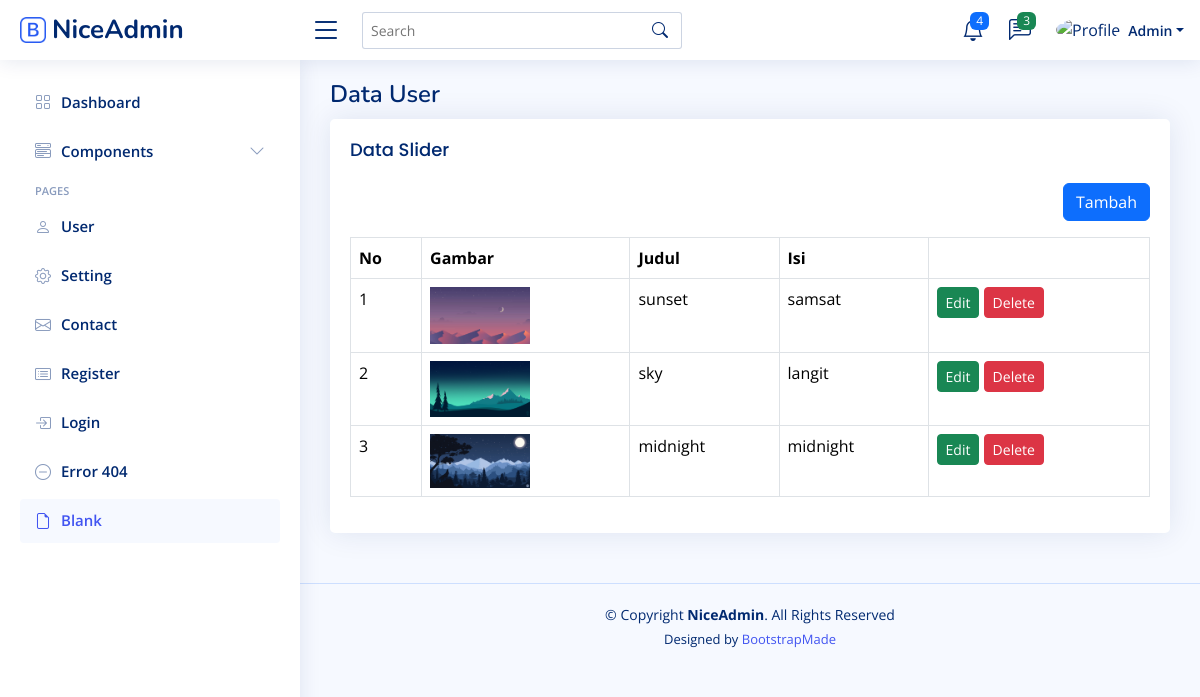
The app's page /admin/home.php?page=slider (signed in) with its own data.
### tables this page shows
CREATE TABLE `sliders` (
  `id` int(11) NOT NULL,
  `title` varchar(50) NOT NULL,
  `description` text NOT NULL,
  `image` varchar(100) NOT NULL,
  `created_at` timestamp NOT NULL DEFAULT current_timestamp(),
  `updated_at` timestamp NULL DEFAULT NULL ON UPDATE current_timestamp()
);

### admin/content/slider.php (the view)
<?php
$query = mysqli_query($koneksi, "SELECT * FROM sliders ORDER BY id DESC");
$rows = mysqli_fetch_all($query, MYSQLI_ASSOC);
?>
<div class="pagetitle">
  <h1>Data User</h1>
</div>
<section class="section">
  <div class="row">
    <div class="col-lg-12">
      <div class="card">
        <div class="card-body">
          <h5 class="card-title">Data Slider</h5>
          <div class="mb-3" align="right">
            <a href="?page=tambah-slider" class="btn btn-primary">Tambah</a>
          </div>
          <table class="table table-bordered">
            <thead>
              <tr>
                <th>No</th>
                <th>Gambar</th>
                <th>Judul</th>
                <th>Isi</th>
                <th></th>
              </tr>
            </thead>
            <tbody>
              <?php foreach ($rows as $key => $row): ?>
                <tr>
                  <td><?php echo $key += 1 ?></td>
                  <td><img width="100" src="uploads/<?php echo $row['image'] ?>" alt=""></td>
                  <td><?php echo $row['title'] ?></td>
                  <td><?php echo $row['description'] ?></td>
                  <td>
                    <a href="?page=tambah-slider&edit=<?php echo $row['id'] ?>" class="btn btn-sm btn-success">Edit</a>
                    <a onclick="return confirm('Apakah anda yakin akan menghapus data ini??')"
                      href="?page=tambah-slider&delete=<?php echo $row['id'] ?>" class="btn btn-sm btn-danger">Delete</a>
                  </td>
                </tr>
              <?php endforeach ?>
            </tbody>
          </table>
        </div>
      </div>
    </div>
  </div>
</section>

### admin/assets/css/style.css (style rules this page uses)
:root { scroll-behavior: smooth; }
body { font-family: "Open Sans", sans-serif; background: #f6f9ff; color: #444444; }
a { color: #4154f1; text-decoration: none; }
h1, h2, h3, h4, h5, h6 { font-family: "Nunito", sans-serif; }
.pagetitle { margin-bottom: 10px; }
.pagetitle h1 { font-size: 24px; margin-bottom: 0; font-weight: 600; color: #012970; }
.card { margin-bottom: 30px; border: none; border-radius: 5px; box-shadow: 0px 0 30px rgba(1, 41, 112, 0.1); }
.card-title { padding: 20px 0 15px 0; font-size: 18px; font-weight: 500; color: #012970; font-family: "Poppins", sans-serif; }
.card-body { padding: 0 20px 20px 20px; }

### records on screen
sliders: key "1", image (picture), title "sunset", description "samsat"
sliders: key "2", image (picture), title "sky", description "langit"
sliders: key "3", image (picture), title "midnight", description "midnight"

### other values on screen
$_SESSION['NAME'] "Admin"
